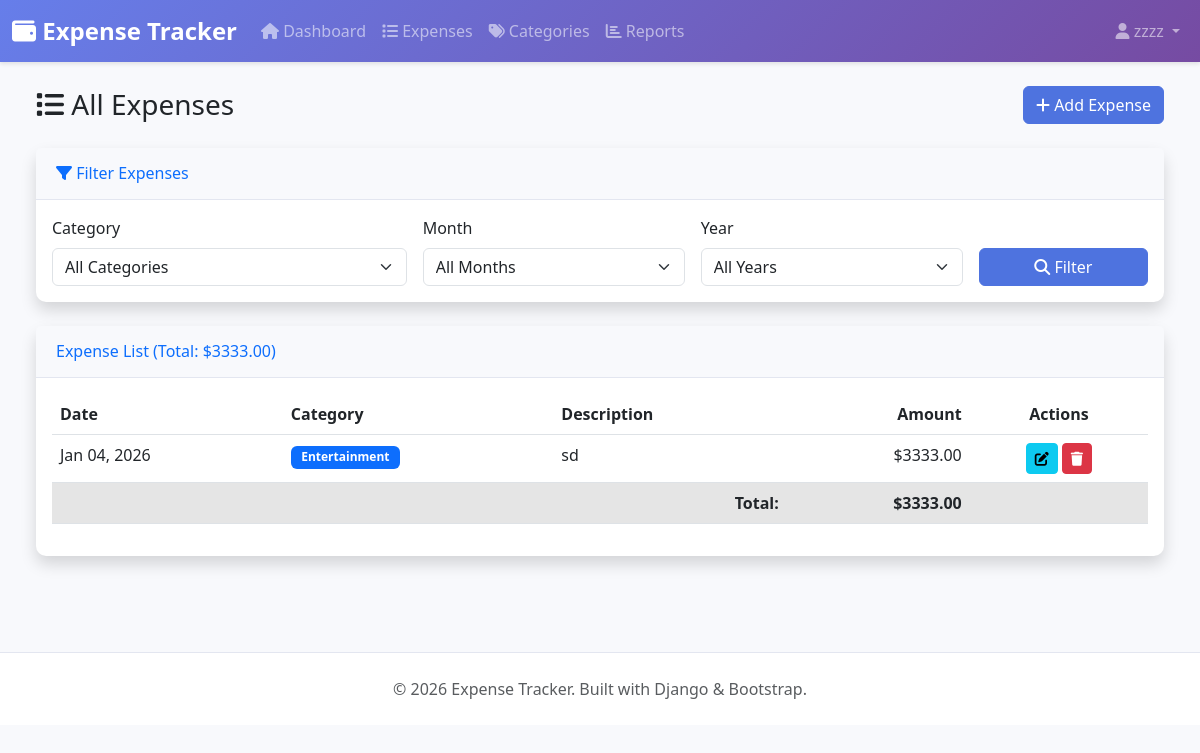
The page /expenses/ (signed in) on the database its author committed.
### expenses/models.py (models this page shows, shortened)
class Expense(models.Model):
    user = models.ForeignKey(
        User,
        on_delete=models.CASCADE,
        related_name='expenses'
    )
    amount = models.DecimalField(
        max_digits=10,
        decimal_places=2
    )
    category = models.ForeignKey(
        Category,
        on_delete=models.SET_NULL,
        null=True,
        related_name='expenses'
    )
    description = models.TextField(
        max_length=500,
        blank=True
    )
    date = models.DateField(
        default=timezone.now
    )
    created_at = models.DateTimeField(auto_now_add=True)
    updated_at = models.DateTimeField(auto_now=True)
    class Meta:
        ordering = ['-date', '-created_at']
        indexes = [
            models.Index(fields=['user', 'date']),
            models.Index(fields=['user', 'category']),
        ]

class Category(models.Model):
    name = models.CharField(max_length=100)
    user = models.ForeignKey(
        User,
        on_delete=models.CASCADE,
        null=True,
        blank=True
    )
    is_predefined = models.BooleanField(default=False)
    created_at = models.DateTimeField(auto_now_add=True)
    class Meta:
        verbose_name_plural = "Categories"
        ordering = ['name']
        unique_together = ['name', 'user']

### expenses/views.py (the view)
# urls.py: path('expenses/', views.expense_list_view, name='expense_list'),
@login_required
def expense_list_view(request):
    expenses = Expense.objects.filter(user=request.user)
    category_filter = request.GET.get('category')
    month_filter = request.GET.get('month')
    year_filter = request.GET.get('year')
    if category_filter:
        expenses = expenses.filter(category_id=category_filter)
    if month_filter and year_filter:
        expenses = expenses.filter(
            date__month=month_filter,
            date__year=year_filter
        )
    categories = Category.objects.filter(
        Q(is_predefined=True) | Q(user=request.user)
    )
    total = expenses.aggregate(total=Sum('amount'))['total'] or 0
    context = {
        'expenses': expenses,
        'categories': categories,
        'total': total,
        'selected_category': category_filter,
        'selected_month': month_filter,
        'selected_year': year_filter,
    }
    return render(request, 'expenses/expense_list.html', context)

### templates/expenses/expense_list.html (shortened to what this page needs)
{% extends 'base.html' %}
{% block content %}
<div class="container-fluid">
    <div class="d-flex justify-content-between align-items-center mb-4">
        <h1 class="h3 mb-0 text-gray-800">
            <i class="fas fa-list"></i> All Expenses
        </h1>
        <a href="{% url 'expense_create' %}" class="btn btn-primary">
            <i class="fas fa-plus"></i> Add Expense
        </a>
    </div>
    <div class="card shadow mb-4">
        <div class="card-header py-3">
            <h6 class="m-0 font-weight-bold text-primary">
                <i class="fas fa-filter"></i> Filter Expenses
            </h6>
        </div>
        <div class="card-body">
            <form method="get" class="row g-3">
                <div class="col-md-4">
                    <label class="form-label">Category</label>
                    <select name="category" class="form-select">
                        <option value="">All Categories</option>
                    </select>
                </div>
                <div class="col-md-3">
                    <label class="form-label">Month</label>
                    <select name="month" class="form-select">
                        <option value="">All Months</option>
                    </select>
                </div>
                <div class="col-md-3">
                    <label class="form-label">Year</label>
                    <select name="year" class="form-select">
                        <option value="">All Years</option>
                    </select>
                </div>
                <div class="col-md-2 d-flex align-items-end">
                    <button type="submit" class="btn btn-primary w-100">
                        <i class="fas fa-search"></i> Filter
                    </button>
                </div>
            </form>
        </div>
    </div>
    <div class="card shadow mb-4">
        <div class="card-header py-3 d-flex justify-content-between align-items-center">
            <h6 class="m-0 font-weight-bold text-primary">
                Expense List (Total: ${{ total|floatformat:2 }})
            </h6>
        </div>
        <div class="card-body">
            {% if expenses %}
            <div class="table-responsive">
                <table class="table table-hover">
                    <thead>
                        <tr>
                            <th>Date</th>
                            <th>Category</th>
                            <th>Description</th>
                            <th class="text-end">Amount</th>
                            <th class="text-center">Actions</th>
                        </tr>
                    </thead>
                    <tbody>
                        {% for expense in expenses %}
                        <tr>
                            <td>{{ expense.date|date:"M d, Y" }}</td>
                            <td>
                                <span class="badge bg-primary">
                                    {{ expense.category.name|default:"Uncategorized" }}
                                </span>
                            </td>
                            <td>{{ expense.description|truncatewords:15|default:"-" }}</td>
                            <td class="text-end font-weight-bold">${{ expense.amount }}</td>
                            <td class="text-center">
                                <a href="{% url 'expense_update' expense.pk %}" class="btn btn-sm btn-info" title="Edit">
                                    <i class="fas fa-edit"></i>
                                </a>
                                <a href="{% url 'expense_delete' expense.pk %}" class="btn btn-sm btn-danger" title="Delete">
                                    <i class="fas fa-trash"></i>
                                </a>
                            </td>
                        </tr>
                        {% endfor %}
                    </tbody>
                    <tfoot>
                        <tr class="table-active">
                            <td colspan="3" class="text-end"><strong>Total:</strong></td>
                            <td class="text-end"><strong>${{ total|floatformat:2 }}</strong></td>
                            <td></td>
                        </tr>
                    </tfoot>
                </table>
            </div>
            {% endif %}
        </div>
    </div>
</div>
{% endblock %}

### templates/base.html (shortened to what this page needs)
<!DOCTYPE html>
<html lang="en">
<head>
    <link href="https://cdn.jsdelivr.net/npm/bootstrap@5.3.0/dist/css/bootstrap.min.css" rel="stylesheet">
    <link rel="stylesheet" href="https://cdnjs.cloudflare.com/ajax/libs/font-awesome/6.4.0/css/all.min.css">
</head>
<body>
    {% if user.is_authenticated %}
    <nav class="navbar navbar-expand-lg navbar-dark">
        <div class="container-fluid">
            <a class="navbar-brand" href="{% url 'dashboard' %}">
                <i class="fas fa-wallet"></i> Expense Tracker
            </a>
            <div class="collapse navbar-collapse" id="navbarNav">
                <ul class="navbar-nav me-auto">
                    <li class="nav-item">
                        <a class="nav-link" href="{% url 'dashboard' %}">
                            <i class="fas fa-home"></i> Dashboard
                        </a>
                    </li>
                    <li class="nav-item">
                        <a class="nav-link" href="{% url 'expense_list' %}">
                            <i class="fas fa-list"></i> Expenses
                        </a>
                    </li>
                    <li class="nav-item">
                        <a class="nav-link" href="{% url 'category_list' %}">
                            <i class="fas fa-tags"></i> Categories
                        </a>
                    </li>
                    <li class="nav-item">
                        <a class="nav-link" href="{% url 'monthly_report' %}">
                            <i class="fas fa-chart-bar"></i> Reports
                        </a>
                    </li>
                </ul>
                <ul class="navbar-nav">
                    <li class="nav-item dropdown">
                        <a class="nav-link dropdown-toggle" href="#" id="userDropdown" role="button" data-bs-toggle="dropdown">
                            <i class="fas fa-user"></i> {{ user.username }}
                        </a>
                    </li>
                </ul>
            </div>
        </div>
    </nav>
    {% endif %}
    <main class="container-fluid px-4 py-4">
        {% block content %}{% endblock %}
    </main>
    <footer class="text-center text-muted">
        <div class="container">
            <p class="mb-0">
                &copy; 2026 Expense Tracker. Built with Django & Bootstrap.
            </p>
        </div>
    </footer>
</body>
</html>

### templates/base.html (style rules this page uses)
:root { --primary-color: #4e73df; --success-color: #1cc88a; --danger-color: #e74a3b; --warning-color: #f6c23e; --info-color: #36b9cc; }
body { font-family: 'Segoe UI', Tahoma, Geneva, Verdana, sans-serif; background-color: #f8f9fc; }
.navbar { background: linear-gradient(135deg, #667eea 0%, #764ba2 100%); box-shadow: 0 2px 4px rgba(0,0,0,.1); }
.navbar-brand { font-weight: bold; font-size: 1.5rem; }
.card { border: none; border-radius: 10px; box-shadow: 0 0.15rem 1.75rem 0 rgba(58, 59, 69, 0.15); margin-bottom: 1.5rem; }
.card-header { background-color: #f8f9fc; border-bottom: 1px solid #e3e6f0; font-weight: bold; padding: 0.75rem 1.25rem; }
.btn-primary { background-color: var(--primary-color); border-color: var(--primary-color); }
.badge { padding: 0.35rem 0.65rem; }
footer { background-color: #fff; padding: 1.5rem 0; margin-top: 3rem; border-top: 1px solid #e3e6f0; }

### rows shown on the page
Expense: date "Jan 04, 2026", category.name "Entertainment", description "sd", amount "3333.00"

### other values the page prints
{{ user.username }} "zzzz"
{{ total|floatformat:2 }} "3333.00"
